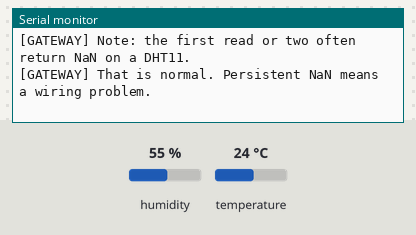
A sketch run on a simulated ESP32. Parts: the last lines printed to the serial monitor. The test bench sets the inputs (shaded band); at power-on: humidity 55 %, temperature 24 °C.

Above: at 1.5 s.
1.6 s: humidity set to 22 %
At 3.0 s:
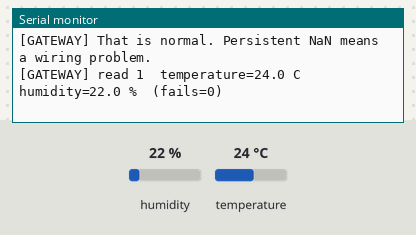
6.9 s: temperature set to 12 °C
At 9.1 s:
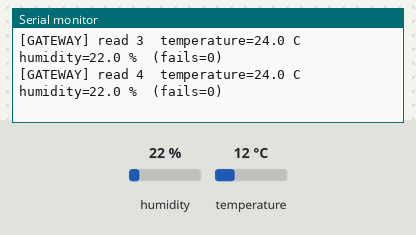
12.2 s: humidity set to 40 %
At 14.5 s:
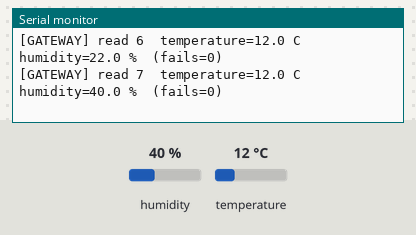
Timing chart, 0 to 16.0 s (numbered marks = the images above; inputs shaded):
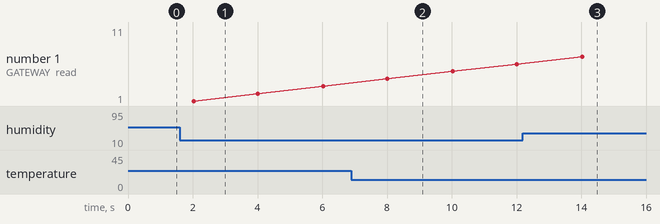

Measured:
- after the input at 1.6 s, the serial monitor: prints a new line after 0.42 s (image 1)
- after the input at 12.2 s, the serial monitor: prints a new line after 1.8 s (image 3)

The sketch:

02_board2_dht_test.ino
```cpp
/*
 * 02_board2_dht_test - Board 2 (Root Gateway + Local Sensor) DHT11 bring-up test
 *
 * Stage 2 of the P1 project. Identical in purpose to sketch 01, but for Board 2
 * and its own local DHT11 on a different pin. Board 2 has a sensor of its own
 * because it publishes a combined payload: its local reading plus the reading it
 * receives wirelessly from Board 1.
 *
 * Board:  ESP32 Dev Module      (FQBN esp32:esp32:esp32)
 * Serial: 115200
 *
 * Board 2 wiring:
 *   DHT11 "+" / VCC       -> ESP32 3V3            (green wire)
 *   DHT11 "-" / GND       -> ESP32 GND            (orange wire)
 *   DHT11 "S" / OUT/DATA  -> ESP32 D5 = GPIO5     (yellow wire)
 *
 * The three-pin DHT11 module carries its own pull-up resistor on the data line,
 * so no external resistor is required. Run the sensor at 3.3V, not VIN.
 */

#include "DHT.h"

// GPIO5. The board silkscreen says D5; the Arduino API wants the integer 5.
static const uint8_t DHT_PIN  = 5;
static const uint8_t DHT_KIND = DHT11;

// A DHT11 needs at least one second between reads. Two seconds is comfortable.
static const uint32_t READ_INTERVAL_MS = 2000;

DHT dht(DHT_PIN, DHT_KIND);

static uint32_t lastReadMs = 0;
static uint32_t readCount  = 0;
static uint32_t failCount  = 0;

void setup() {
  Serial.begin(115200);
  delay(300);  // let the USB serial port settle so the banner is not lost
  Serial.println();
  Serial.println("[GATEWAY] ============================================");
  Serial.println("[GATEWAY] 02_board2_dht_test");
  Serial.printf("[GATEWAY] DHT11 on GPIO%u, reading every %lu ms\n",
                DHT_PIN, (unsigned long)READ_INTERVAL_MS);
  Serial.println("[GATEWAY] ============================================");

  dht.begin();

  Serial.println("[GATEWAY] Note: the first read or two often return NaN on a DHT11.");
  Serial.println("[GATEWAY] That is normal. Persistent NaN means a wiring problem.");
}

void loop() {
  if (millis() - lastReadMs < READ_INTERVAL_MS) {
    return;
  }
  lastReadMs = millis();
  readCount++;

  float humidity    = dht.readHumidity();
  float temperature = dht.readTemperature();  // degrees Celsius

  if (isnan(humidity) || isnan(temperature)) {
    failCount++;
    Serial.printf("[GATEWAY] read %lu FAILED (NaN)  fails=%lu\n",
                  (unsigned long)readCount, (unsigned long)failCount);
    Serial.printf("[GATEWAY]   check: yellow data wire on GPIO%u, green on 3V3, orange on GND\n",
                  DHT_PIN);
    return;
  }

  Serial.printf("[GATEWAY] read %lu  temperature=%.1f C  humidity=%.1f %%  (fails=%lu)\n",
                (unsigned long)readCount, temperature, humidity,
                (unsigned long)failCount);
}
```
